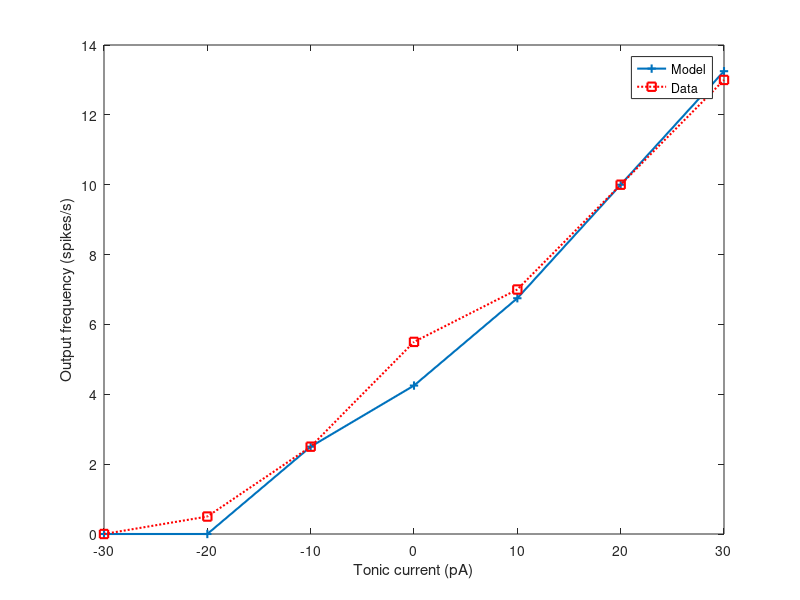
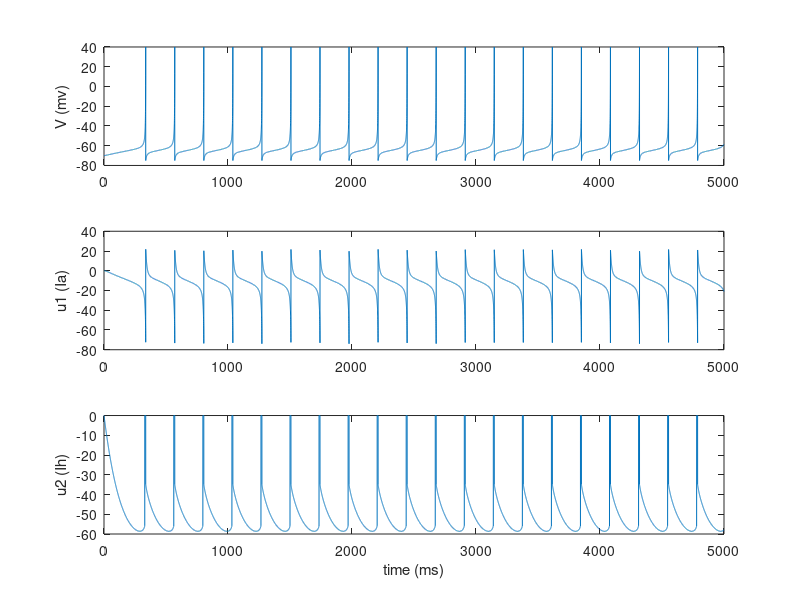
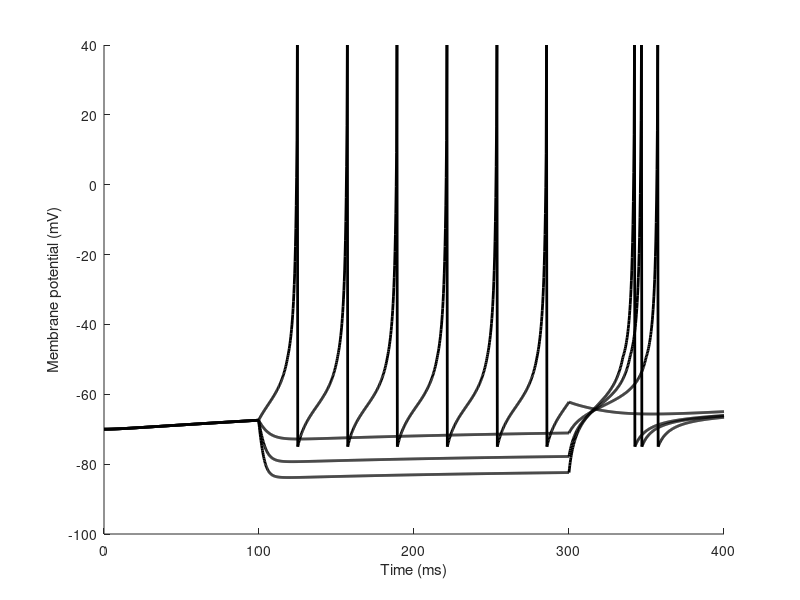
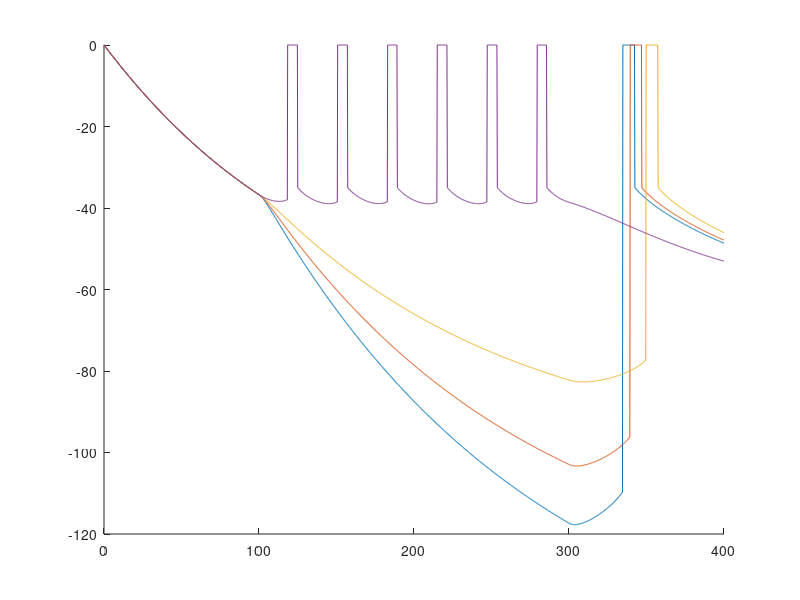

The MATLAB source for these figures, in order:
%% script to run Izhikevich OL-M neuron

I = -30:10:30;
% model parameters
C = 120; %108; % 112;      % pF  
vr = -70; % -62.7;   % 62.7 mV  
vt = -55;   % 54.5 mV
gin = 4.65; %17.2;   % nS  
Ir = -25;     % pA
vmax = (vr - vt)/2 + vt;

k = (gin*(vmax - vr)-Ir) / (vmax - vr)^2;
b1 = -2; % Ia
b2 = gin + k*(vr-vt);               % Ih  
b2 = 5;
k = 1.2;

a1 = 0.2; % 0.05;   % IA  = 5ms activation time constant
a2 = 0.005; %0.001;  % Ih ~ 2000-4000 ms
Eh = -50;   % de-activation potential of Ih

c = -75;    %  ??   
d1 = 100;    % ??
d2 = -35;
vpeak = 40; % default: 40

% shot-noise
nstd = 10;   % std dev of noise in pA

% simulation parameters
T = 5000; % duration of simulation (milliseconds)
dt = 0.25; % time step - was 0.01????
tau = dt;

%% Maccaferi et al (1996) f-I data (data-point for I=30pA is a guess....)
dataf = [0 0.5 2.5 5.5 7 10 13];

%%% set up values
t = 0:dt:T;
n = length(t); % number of time points
f_start = 1000/dt;
f_end = T/dt;
f_time = (f_end - f_start) * 1e-3 * dt;

nInj = numel(I);

% -------------------------------------------------------------------------
% GO SIMULATIONS
%% f-I curves

V = [];
U1 = [];
U2 = [];
fI = zeros(nInj,1);

for loop = 1:nInj
%     loop
    % v = ones(1,n)+b2/k+vt;
    v = ones(1,n)*vr;
    u1=zeros(1,n); u2 = zeros(1,n);
    noise = randn(n,1) .* nstd;
    
    for i = 1:n-1
        %--- basic model
        v(i+1) = v(i) + dt*(k*(v(i)-vr)*(v(i)-vt)-(u1(i)+u2(i)) + I(loop))/C;
        
        %--- with channel noise
        % v(i+1) = v(i) + dt*(k*(v(i)-vr)*(v(i)-vt)-(u1(i)+u2(i)) + I(loop) + noise(i))/C;
        
        %-- Ia current
        u1(i+1) = u1(i) + dt*a1*(b1*(v(i)-vr)-u1(i));
        
        
        %u2(i+1) = u2(i) + dt*a2*(b2*(v(i)-vr)-u2(i));
        
        % threshold Ih (deactivate when depolarised)
        % this form goes to zero after threshold, and makes contribution to change go to zero as 
        % v -> Eh
        u2(i+1) = (v(i)<=Eh)* (u2(i) + dt*a2*(b2*(v(i)-Eh)-u2(i)));

       
        % spikes?   
        if v(i+1)>=vpeak
            v(i)=vpeak; v(i+1)=c; 
            u1(i+1)=u1(i+1)+d1; 
            u2(i+1)=u2(i+1)+d2;
        end
    end

    % firing rate at this current
    fI(loop) = sum(v(f_start:f_end) == vpeak) ./ f_time;
    
    % store membrane potential traces
    V = [V; v];
    U1 = [U1; u1];
    U2 = [U2; u2];
end

figure(1)
clf
plot(I,fI,'+-','LineWidth',1.5)
hold on
plot(I,dataf,'rs:','LineWidth',1.5)
xlabel('Tonic current (pA)')
ylabel('Output frequency (spikes/s)')
legend('Model','Data','Location','Best')

figure(2) 
subplot(311),plot(t,V(4,:));
ylabel('V (mv)')
subplot(312),plot(t,U1(4,:));
ylabel('u1 (Ia)')
subplot(313),plot(t,U2(4,:));
xlabel('time (ms)')
ylabel('u2 (Ih)')

%% ----------------------------------------------------------------------
%% test voltage sag....
r = input('Press any key to test voltage sag')
%%

t_on = 100;
t_off = 300;
t_end = 400;

tsag = 0:dt:t_end;
nsag = length(tsag); % number of time points

%%% these values match those from the Saraga
%%% et al (2003) model, with inputs in range [-0.5,0.1] nA,
Isag = [-500, -300, -100, 100];
Vsag = [];
Uhsag = [];

nIsag = numel(Isag);

for loop = 1:nIsag
    % start with voltage at rest
    v = ones(1,nsag)*vr; u1=zeros(1,nsag); u2 = zeros(1,nsag);

    for i = 1:nsag-1
        if i*dt >= t_on & i*dt <= t_off
            Ia = Isag(loop);
        else
            Ia = 0;
        end
        %--- basic model
        v(i+1) = v(i) + dt*(k*(v(i)-vr)*(v(i)-vt)-(u1(i)+u2(i)) + Ia)/C;
        
        %--- with channel noise
        % v(i+1) = v(i) + dt*(k*(v(i)-vr)*(v(i)-vt)-(u1(i)+u2(i)) + Ia + noise(i))/C;
        
        %-- Ia current
        u1(i+1) = u1(i) + dt*a1*(b1*(v(i)-vr)-u1(i));
        
        % threshold Ih (deactivate when depolarised)
        % this form goes to zero after threshold, and makes contribution to change go to zero as 
        % v -> Eh
        u2(i+1) = (v(i)<=Eh)* (u2(i) + dt*a2*(b2*(v(i)-Eh)-u2(i)));

        % spikes?   
        if v(i+1)>=vpeak
            v(i)=vpeak; v(i+1)=c; 
            u1(i+1)=u1(i+1)+d1; 
            u2(i+1)=u2(i+1)+d2;
        end
    end     
        
    Vsag = [Vsag; v];
    Uhsag = [Uhsag; u2];
end

figure(3)
clf
hold on
    for i = 1:nIsag
        %eval(['subplot(' num2str(nIsag) '1' num2str(i) '), plot(tsag,Vsag(' num2str(i) ',:))']);
        eval(['plot(tsag,Vsag(' num2str(i) ',:),''k'',''LineWidth'',2)']);
    end
xlabel('Time (ms)')
ylabel('Membrane potential (mV)')
    
figure(4)
clf
hold on
    for i = 1:nIsag
        %eval(['subplot(' num2str(nIsag) '1' num2str(i) '), plot(tsag,Uhsag(' num2str(i) ',:))']);
        eval(['plot(tsag,Uhsag(' num2str(i) ',:))']);
    end    
    
    
% %%_______________________________________________________________________
% %% values of b
% vecb1 = 0.5:0.5:10;
% nb1 = numel(vecb1);
% Vb1 = [];
% U1b1 = [];
% U2b1 = [];
% fb1 = zeros(nbl,1);
% I = 0;
% 
% for loop = 1:nb1
%     loop
%     v = vr*ones(1,n)+5; u1=zeros(1,n); u2 = zeros(1,n)+d2;
%     b1 = vecb1(loop);
%     for i = 1:n-1
%         %--- basic model
%         v(i+1) = v(i) + dt*(k*(v(i)-vr)*(v(i)-vt)-(u1(i)+u2(i)) + I)/C;
%         u1(i+1) = u1(i) + dt*a1*(b1*(v(i)-vr)-u1(i));
%         u2(i+1) = u2(i) + dt*a2*(b2*(v(i)-vr)-u2(i));
%         % spikes?   
%         if v(i+1)>=vpeak
%             v(i)=vpeak; v(i+1)=c; 
%             u1(i+1)=u1(i+1)+d1; 
%             u2(i+1)=u2(i+1)+d2;
%         end
%     end
% 
%     % firing rate at this current
%     fb1(loop) = sum(v(f_start:f_end) == vpeak) ./ f_time;
%     
%     % store membrane potential traces
%     Vb1 = [V; v];
%     U1b1 = [U1b1; u1];
%     U2b1 = [U2b1; u2];
% end
% 
% figure(4)
% plot(vecb1,fb1,'+:')
% xlabel('b1')
% ylabel('frequency (spikes/s)')